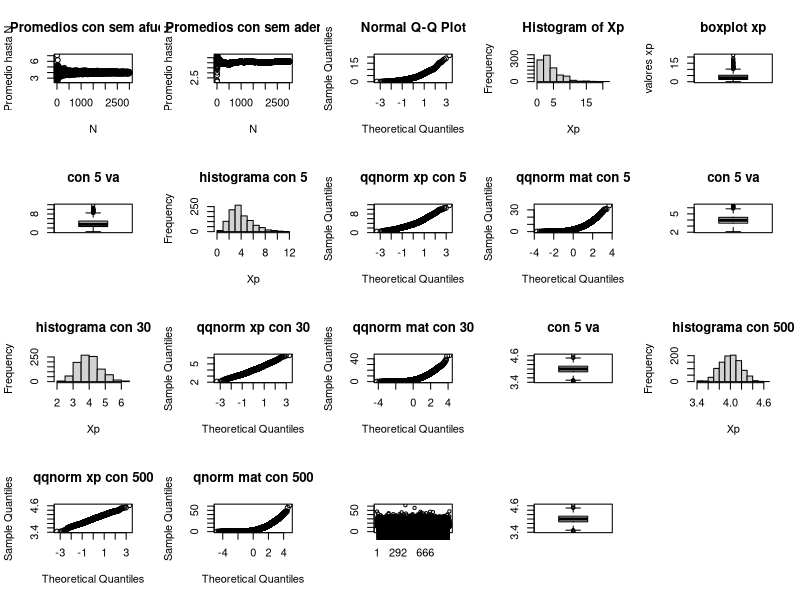

The R script that drew this image:
par(mfrow=c(4,5))
Xn <- numeric(3000)
lambda <- 1/4
set.seed(1)
for (i in 1:3000){
  muestra <- rexp(n=i,rate=lambda)
  Xn[i] <- mean(muestra) 
}
plot(Xn, main="Promedios con sem afuera", xlab = "N", ylab = "Promedio hasta N")

for (i in 1:3000){
	set.seed(1)  
muestra <- rexp(n=i,rate=lambda)
  	Xn[i] <- mean(muestra) 
}
plot(Xn, main="Promedios con sem adentro", xlab = "N", ylab = "Promedio hasta N")


Xp <- numeric(1000)
x1 <-numeric(1000)
x2 <-numeric(1000)
for(i in 1:1000) {
	x1[i] <- rexp(n=1, rate=lambda)
	x2[i] <- rexp(n=1, rate=lambda)
	Xp[i] <- ((x1[i]+x2[i])/2)	
}
qqnorm(Xp)
hist(Xp)
boxplot(Xp,xlab="",ylab="valores xp",main="boxplot xp")

Xp <- numeric(1000)
n <- 5
mat <- matrix(nrow=n,ncol = 1000)
for(i in 1:1000) {
	for(j in 1:n) {
		mat[j,i] <- rexp(n=1, rate=lambda)	
	}
}
Xp <- numeric(1000)
for(k in 1:1000){
	s <- sum(mat[,k])
	
	Xp[k] <- s/n
}
boxplot(Xp,main="con 5 va")
hist(Xp, main="histograma con 5")
qqnorm(Xp, main="qqnorm xp con 5")
qqnorm(mat, main="qqnorm mat con 5")



Xp <- numeric(1000)
n <- 30
mat <- matrix(nrow=n,ncol = 1000)
for(i in 1:1000) {
	for(j in 1:n) {
		mat[j,i] <- rexp(n=1, rate=lambda)	
	}
}
Xp <- numeric(1000)
for(k in 1:1000){
	s <- sum(mat[,k])
	
	Xp[k] <- s/n
}
boxplot(Xp,main="con 5 va")
hist(Xp,main="histograma con 30")
qqnorm(Xp, main="qqnorm xp con 30")
qqnorm(mat, main="qqnorm mat con 30")





Xp <- numeric(1000)
n <- 500
mat <- matrix(nrow=n,ncol = 1000)
for(i in 1:1000) {
	for(j in 1:n) {
		mat[j,i] <- rexp(n=1, rate=lambda)	
	}
}
Xp <- numeric(1000)
for(k in 1:1000){
	s <- sum(mat[,k])
	
	Xp[k] <- s/n
}
boxplot(Xp,main="con 5 va")
hist(Xp,main="histograma con 500")
qqnorm(Xp,main="qqnorm xp con 500")
qqnorm(mat, main="qnorm mat con 500")

boxplot(mat)
boxplot(Xp)